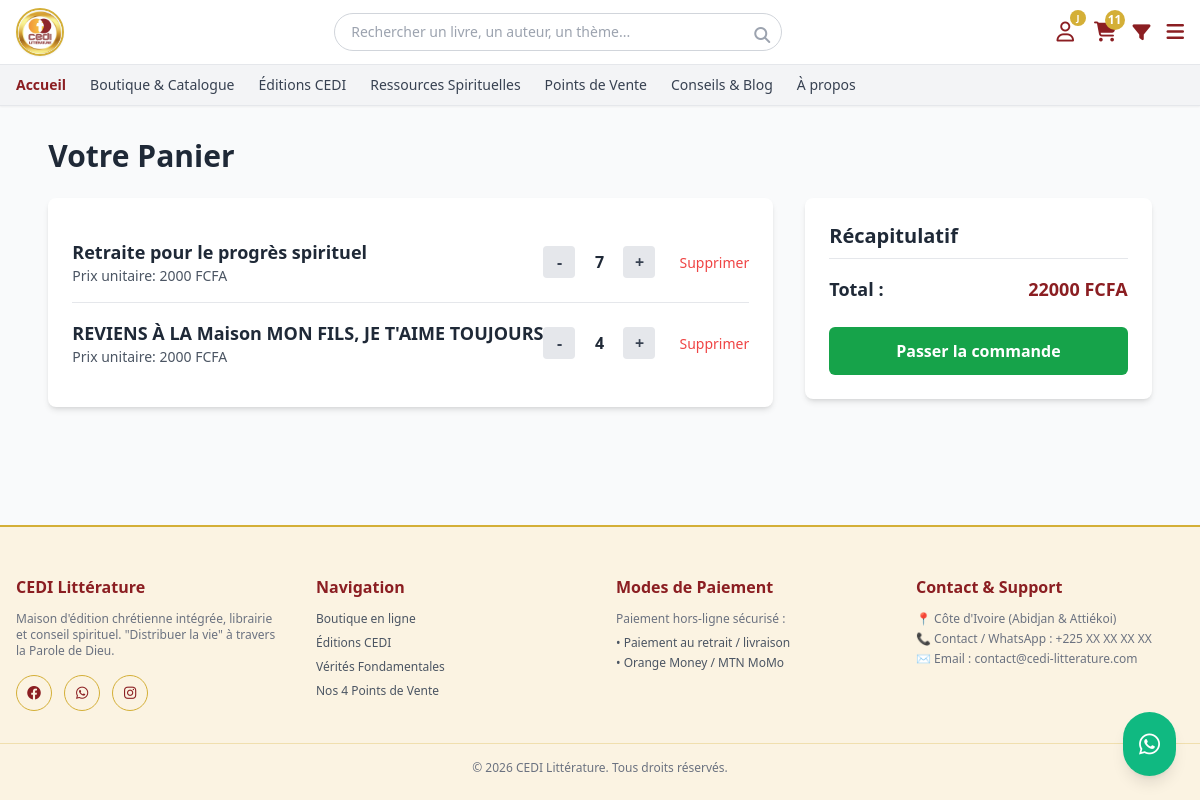
Page /panier/ (signed in) on the earlier database version.
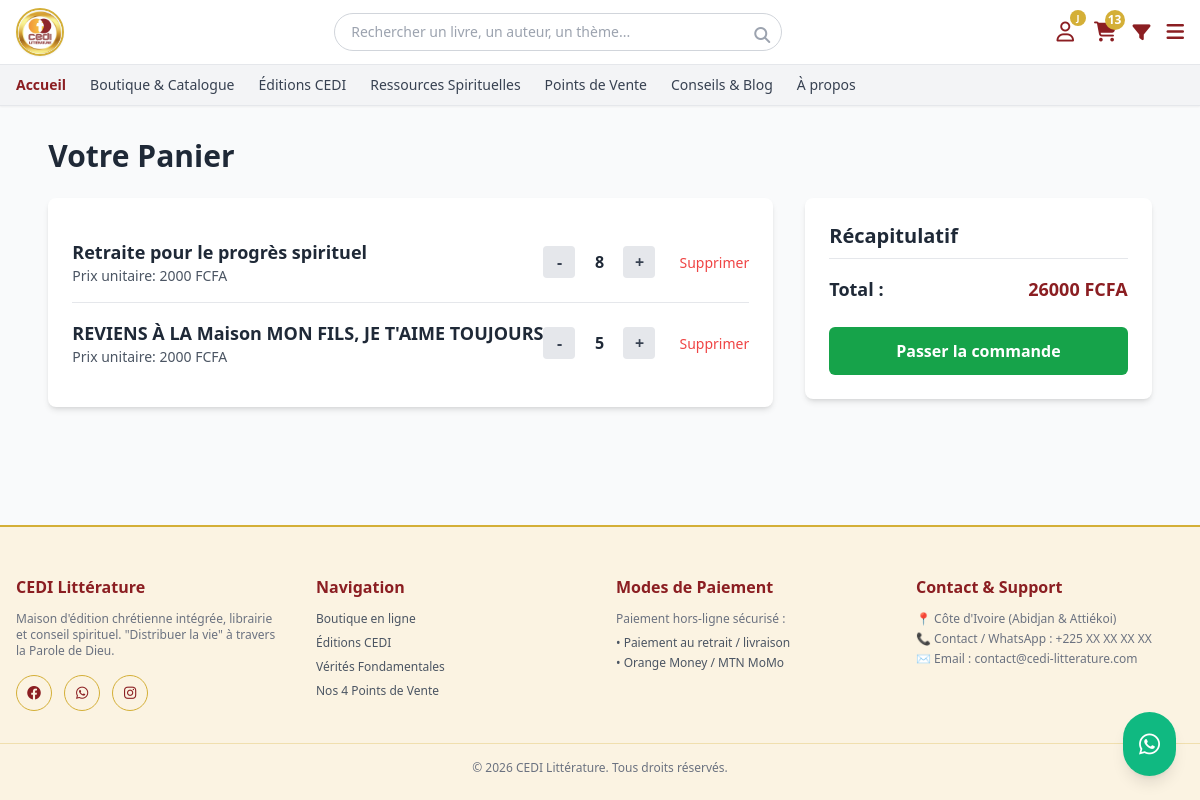
Same page on the later database version.
### appcedi/models.py (models this page shows, shortened)
class ArticlePanier(models.Model):
    panier = models.ForeignKey(Panier, on_delete=models.CASCADE, related_name='articles')
    produit = models.ForeignKey(Produit, on_delete=models.CASCADE)
    quantite = models.PositiveIntegerField(default=1)

class Produit(models.Model):
    TYPES = (('livre', 'Livre'), ('bible', 'Bible'), ('cd', 'CD'), ('cadeau', 'Cadeau'))
    titre = models.CharField(max_length=255)
    auteur = models.CharField(max_length=255, blank=True, null=True)
    editeur = models.CharField(max_length=255, blank=True, null=True)
    isbn = models.CharField(max_length=20, blank=True, null=True)
    description = models.TextField()
    prix = models.IntegerField()
    poids = models.FloatField(blank=True, null=True)
    type_produit = models.CharField(max_length=20, choices=TYPES, default='livre')
    est_edition_cedi = models.BooleanField(default=False)
    quantite_stock = models.IntegerField(default=0)
    seuil_alerte = models.IntegerField(default=3)
    statut = models.BooleanField(default=True)
    categories = models.ManyToManyField(Categorie, through='ProduitCategorie', blank=True)

### appcedi/views.py (the view)
# urls.py: path('panier/', views.voir_panier, name='voir_panier'),
def voir_panier(request):
    if request.user.is_authenticated:
        panier, created = Panier.objects.get_or_create(utilisateur=request.user)
    else:
        session_key = request.session.session_key
        if not session_key:
            request.session.create()
            session_key = request.session.session_key
        panier, created = Panier.objects.get_or_create(session_id=session_key)
    articles = panier.articles.all()
    total = sum(article.produit.prix * article.quantite for article in articles)
    context = {
        'panier': panier,
        'articles': articles,
        'total': total,
    }
    return render(request, 'appcedi/panier/panier_detail.html', context)

### appcedi/context_processors.py (called while the page is built, shortened)
def panier_context(request):
    panier = None
    nombre_articles = 0
    if request.user.is_authenticated:
        try:
            panier = Panier.objects.get(utilisateur=request.user)
        except Panier.DoesNotExist:
            panier = None
    if panier:
        nombre_articles = sum(article.quantite for article in panier.articles.all())
    return {
        'nombre_articles_panier': nombre_articles,
        'categories_menu': Categorie.objects.all(),
    }

### templates/appcedi/panier/panier_detail.html (shortened to what this page needs)
{% extends 'appcedi/base.html' %}
{% block content %}
<div class="max-w-6xl mx-auto py-8 px-4">
    <h1 class="text-3xl font-bold text-gray-800 mb-6">Votre Panier</h1>
    {% if articles %}
    <div class="grid grid-cols-1 lg:grid-cols-3 gap-8">
        <div class="lg:col-span-2 bg-white rounded-lg shadow-md p-6">
            <div class="divide-y divide-gray-200">
                {% for article in articles %}
                <div class="py-4 flex items-center justify-between">
                    <div class="flex-1">
                        <h2 class="text-lg font-semibold text-gray-800">{{ article.produit.titre }}</h2>
                        <p class="text-gray-600 text-sm">Prix unitaire: {{ article.produit.prix }} FCFA</p>
                    </div>
                    <div class="flex items-center space-x-2">
                        <form method="POST" action="{% url 'modifier_quantite_panier' article.id %}">
                            <button type="submit" class="w-8 h-8 rounded bg-gray-200 hover:bg-gray-300 font-bold text-gray-700">-</button>
                        </form>
                        <span class="w-8 text-center font-semibold">{{ article.quantite }}</span>
                        <form method="POST" action="{% url 'modifier_quantite_panier' article.id %}">
                            <button type="submit" class="w-8 h-8 rounded bg-gray-200 hover:bg-gray-300 font-bold text-gray-700">+</button>
                        </form>
                    </div>
                    <div class="ml-6">
                        <a href="{% url 'supprimer_du_panier' article.id %}" class="text-red-500 hover:text-red-700 font-medium text-sm">
                            Supprimer
                        </a>
                    </div>
                </div>
                {% endfor %}
            </div>
        </div>
        <div class="bg-white rounded-lg shadow-md p-6 h-fit">
            <h2 class="text-xl font-bold text-gray-800 mb-4 border-b pb-2">Récapitulatif</h2>
            <div class="flex justify-between items-center text-lg font-bold mb-6">
                <span>Total :</span>
                <span class="text-cediRed">{{ total }} FCFA</span>
            </div>
            <a href="{% url 'valider_commande' %}" class="block text-center w-full bg-green-600 hover:bg-green-700 text-white font-bold py-3 px-4 rounded-md transition">
                Passer la commande
            </a>
        </div>
    </div>
    {% endif %}
</div>
{% endblock %}

### templates/appcedi/base.html (shortened to what the changed rows need)
{% load static %}
<!DOCTYPE html>
<html lang="fr">
<head>
    <script src="https://cdn.tailwindcss.com"></script>
    <link rel="stylesheet" href="https://cdnjs.cloudflare.com/ajax/libs/font-awesome/6.4.0/css/all.min.css">
</head>
<body class="bg-gray-50 text-gray-800 font-sans flex flex-col min-h-screen">
<header class="bg-white shadow-sm sticky top-0 z-50">
   <div class="max-w-7xl mx-auto px-4 py-2 flex items-center justify-between gap-4">
        <div class="flex items-center gap-4 text-gray-700" id="iconsRow">
<a href="{% url 'voir_panier' %}" class="hover:text-cediRed relative transition" title="Mon panier">
    <i class="fa-solid fa-cart-shopping text-xl text-cediRed"></i>
    {% if nombre_articles_panier > 0 %}
        <span class="absolute -top-2 -right-2 bg-cediGold text-white text-xs w-5 h-5 rounded-full flex items-center justify-center font-bold">
            {{ nombre_articles_panier }}
        </span>
    {% endif %}
</a>
        </div>
    </div>
</header>
    {% block content %}{% endblock %}
</body>
</html>

Differences in the rows shown:
changed ArticlePanier "Retraite pour le progrès spirituel": quantite "7" → "8"
changed ArticlePanier "REVIENS À LA Maison MON FILS, JE T'AIME TOUJOURS": quantite "4" → "5"
Other differences:
{{ nombre_articles_panier }}: "11" → "13"
{{ total }}: "22000" → "26000"
